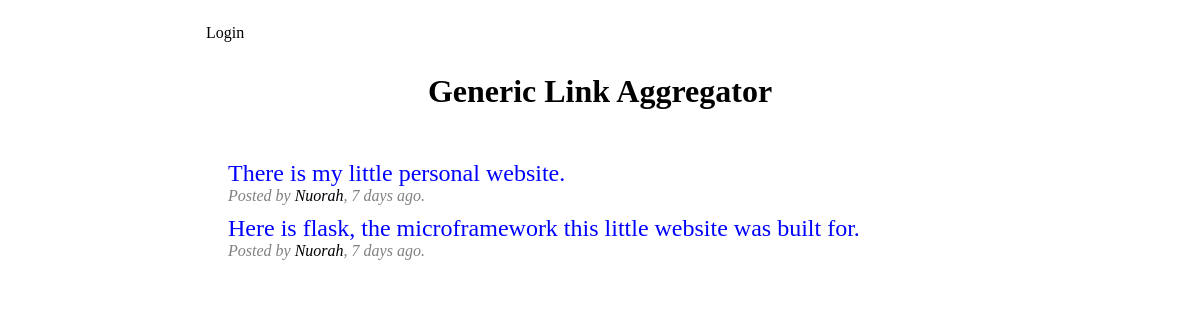
The page /index on the database as committed earlier.
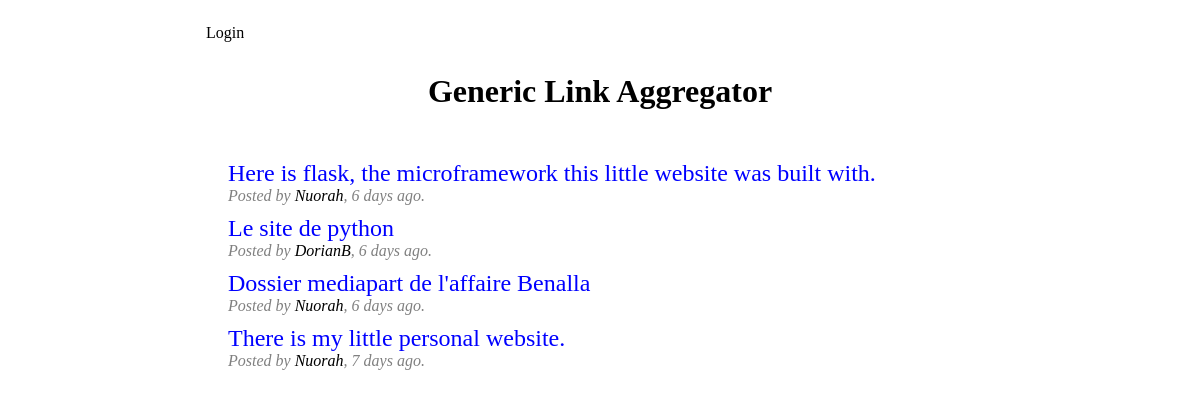
The same page on the database as committed later.
### app/models.py (models this page shows, shortened)
class Post(db.Model):
	id = db.Column(db.Integer, primary_key=True)
	title = db.Column(db.String(64))
	url = db.Column(db.String(512))
	timestamp = db.Column(db.DateTime, index=True, default=datetime.utcnow)
	score = db.Column(db.Integer)
	user_id = db.Column(db.Integer, db.ForeignKey('user.id'))
	deleted = db.Column(db.Boolean, default = False)
	deleted_timestamp = db.Column(db.DateTime, index=True)

class User(UserMixin, db.Model):
	id = db.Column(db.Integer, primary_key=True)
	username = db.Column(db.String(64), index=True, unique=True)
	password_hash = db.Column(db.String(128))
	karma = db.Column(db.Integer)
	registration_date = db.Column(db.DateTime, index=True, default=datetime.utcnow)
	posts = db.relationship('Post', backref='author', lazy='dynamic')

### app/routes.py (the view)
@app.route('/', methods=['GET', 'POST'])
@app.route('/index', methods=['GET', 'POST'])
def index():
	page = request.args.get('page', 1, type=int)
	posts = Post.query.filter(Post.deleted == False).order_by(Post.timestamp.desc()).paginate(page, app.config['POSTS_PER_PAGE'], False)
	next_url = url_for('index', page=posts.next_num) \
		if posts.has_next else None
	prev_url = url_for('index', page=posts.prev_num) \
		if posts.has_prev else None
	return render_template('index.html',
	 title = 'Front page', posts=posts.items, next_url=next_url, prev_url=prev_url)

### app/templates/index.html (shortened to what this page needs)
{% extends "base.html" %}
{% block app_content %}
{% if posts %}
{% for post in posts %}
{% if not post.deleted %}
<p class="post_title"><a href={{ post.url }}>{{ post.title }}</a></p>
<p class="post_info">Posted by <a href="{{ url_for('user', username=post.author.username) }}">{{ post.author.username }}</a>, {{ moment(post.timestamp).fromNow() }}.</p>
{% endif %}
{% endfor %}
{% endif %}
<div class="pagination">
</div>
{% endblock %}

### app/templates/base.html (shortened to what this page needs)
<doctype html>
<html>
<head>
	<link rel="stylesheet" href="{{url_for('static', filename='styles.css')}}">
</head>
<body>
	{% block navbar %}
	<nav class="navbar">
		<div class="container">
			<div class="" id="">
				<ul class="navbar_left">
					{% if current_user.is_anonymous %}
					<li><a href="{{ url_for('login') }}">Login</a></li>
					{% else %}
					<li><a href="{{ url_for('logout') }}">Logout</a></li>
				</ul>
				<ul class="navbar_right">
					<li><a href="{{ url_for('submit') }}">Submit new link</a></li>
					<li><a href="{{ url_for('user', username=current_user.username) }}">{{ current_user.username }}</a></li>
					{% endif %}
				</ul>
			</div>
		</div>
	</nav>
	<div class="banner">
		<a href="{{ url_for('index') }}"><h1>Generic Link Aggregator</h1></a>
	</div>
	{% endblock %}
	{% block content %}
	<div class="container" >
		<div class="content">
			{% block app_content %}{% endblock %}
		</div>
	</div>
	{% endblock %}
</body>
</html>

### app/static/styles.css (style rules this page uses)
* { box-sizing: inherit; }
html { box-sizing: border-box; }
body { margin: 0; padding: 0; font-family: "Palatino Linotype", "Book Antiqua", Palatino, serif; }
a { color: black; text-decoration: none; }
.banner { padding:0; margin:0; height:50px; }
.banner h1 { text-align: center; position: relative; top: 50%; transform: translateY(-50%); padding:0; margin:0; }
div.container { max-width: 880px; margin: 24px auto; padding: 0 20px; }
.content { padding: 10px 24px; margin: 10px 24px; }
p.post_title { font-size: x-large; margin: 0; margin-top:10px; padding: 0; }
p.post_title a { color:blue; }
p.post_info { padding: 0; margin-top: 0; margin-bottom: 0; padding-top: 0; color:grey; font-style: italic; }
nav.navbar { max-width: 880px; margin: 24px auto; padding: 0 40px; overflow: hidden; font-family: "Times New Roman", Times, serif; }
nav.navbar .container { padding:0; margin:0; }
nav.navbar ul { list-style-type: none; margin: 0; padding: 0; }
nav.navbar li { display: inline; }
nav.navbar li a { color: black; text-align: center; padding: 14px 6px; margin : 0; text-decoration: none; }
.navbar_left { float: left; }
.pagination { padding-top: 10px; color: black; font-style:italic; }

Rows that differ between the two databases and show on the page:
no longer on this page (row edited): Post: title "Here is flask, the microframework this little website was built for.", author.username "Nuorah", timestamp "7 days ago"
added Post: title "Here is flask, the microframework this little website was built with.", author.username "Nuorah", timestamp "6 days ago"
added Post: title "Le site de python", author.username "DorianB", timestamp "6 days ago"
added Post: title "Dossier mediapart de l'affaire Benalla", author.username "Nuorah", timestamp "6 days ago"
